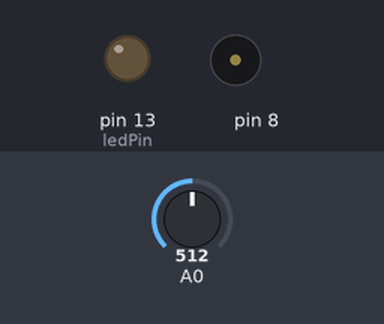
This sketch was run on a simulated Arduino Uno, built with avr-gcc and run on an emulated ATmega328P. Shown: output pins drawn as LEDs (lit = HIGH), buzzer (waves = sounding). Inputs (shaded band) come from the test bench; at power-on: A0 = 512.

Above: at 0.6 s.
At 2.1 s:
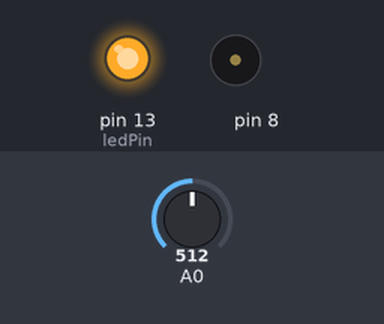
At 5.1 s:
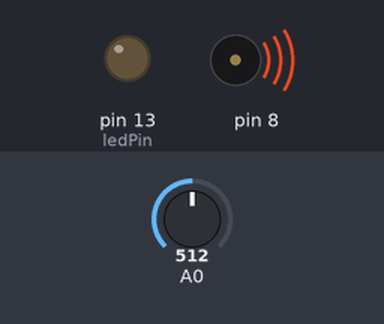
Timing chart, 0 to 6.6 s (numbered marks = the images above):
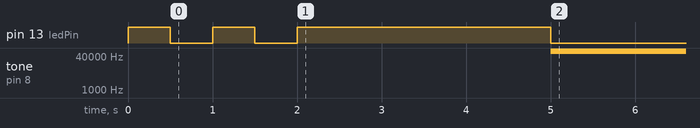

The sketch:

lightThereminBasic.ino
```cpp
/*
 Basic Light Theremin
 based on Scott Fitzgerald, "p06_LightTeremin", 2012 http://www.arduino.cc/starterKit
 modified and annotated by evanwill 2016, https://github.com/evanwill/arduinoTeaching

 Parts required:
 UNO,
 photoresistor (connected to pin A0) and 10 kilohm resistor,
 piezo (connected to pin 8)
*/

// create variable to hold sensor value
int sensorValue;
// UNO's analog read sensors use "analog to digital converter" (ADC),
// which means it divides the reading coming from the sensor (0 to 5 volts) into 1024 equal steps.
// Thus, the reading from our photoresistor could range from 0 to 1023,
// however it is unlikely to use the full range so we will calibrate it.
// For now, create variables to hold the high and low value for our photoresistor range,
// make them the opposite of the max/min values and we will calibrate them down.
int sensorLow = 1023;
int sensorHigh = 0;
// set the LED pin, 13 is the built in LED
const int ledPin = 13;

// the setup() is run once when the program starts
void setup() {
  // First, start a blinking LED to give the user warning that its time to calibrate the sensor!
  // use pinMode() to make the LED pin an output https://www.arduino.cc/en/Reference/PinMode
  pinMode(ledPin, OUTPUT);
  // use digialWrite()to turn the LED on, https://www.arduino.cc/en/Reference/DigitalWrite
  digitalWrite(ledPin, HIGH);
  // add a delay() in milliseconds, https://www.arduino.cc/en/Reference/Delay
  delay(500);
  // then turn off the LED to blink it
  digitalWrite(ledPin, LOW);
  delay(500);
  digitalWrite(ledPin, HIGH);
  delay(500);
  digitalWrite(ledPin, LOW);
  delay(500);
  digitalWrite(ledPin, HIGH);

  // after it blinks for 2 seconds, its time to calibrate the photoresistor readings
  // create a loop with while() that lasts for 5000 ms, https://www.arduino.cc/en/Reference/While
  while (millis() < 5000) {
    // use analogRead() to get a reading from the photoresistor, https://www.arduino.cc/en/Reference/AnalogRead
    sensorValue = analogRead(A0);
    // create two conditions using if() to calibrate the max and min sensor values, https://www.arduino.cc/en/Reference/If
    // raise the sensorHigh if the current reading is higher:
    if (sensorValue > sensorHigh) {
      sensorHigh = sensorValue;
    }
    // lower the sensorLow if the current reading is lower:
    if (sensorValue < sensorLow) {
      sensorLow = sensorValue;
    }
  }

  // turn the LED off, calibration is done!
  digitalWrite(ledPin, LOW);
}

// the loop() will run continuously until we unplug the UNO
// it needs to read the photoresistor then output a tone
void loop() {
  //read the input from A0 and store it in a variable
  sensorValue = analogRead(A0);

  // use map() to re-map our reading to create a tone, https://www.arduino.cc/en/Reference/Map
  // map(currentValue, oldRange1, oldRange2, newRange1, newRange2)
  // our min/max values for the old range are the sensorHigh and sensorLow from calibration
  // I reverse their order (high, low) so that shading the photoresister will cause a higher tone.
  // the new range is the range of Hz to use to produce sound, which for UNO can be from 31 to 65535 Hz.
  // I set it from 0 to 4000, which is a more normal sound range.
  // since we start at 0, full light will make no tone, full shade will make the highest tone.
  int pitch = map(sensorValue, sensorHigh, sensorLow, 0, 4000);

  // use the tone function to create sound in the piezo, https://www.arduino.cc/en/Reference/Tone
  // tone(pin#, value, milliseconds)
  tone(8, pitch, 10);

  // add a delay to make the current tone sustained for a few ms
  // play around with this value to change the quality of the tones,
  delay(5);
}
```

Measured:
- by itself, tone on pin 8: silent → 65535 Hz at 5.0 s
